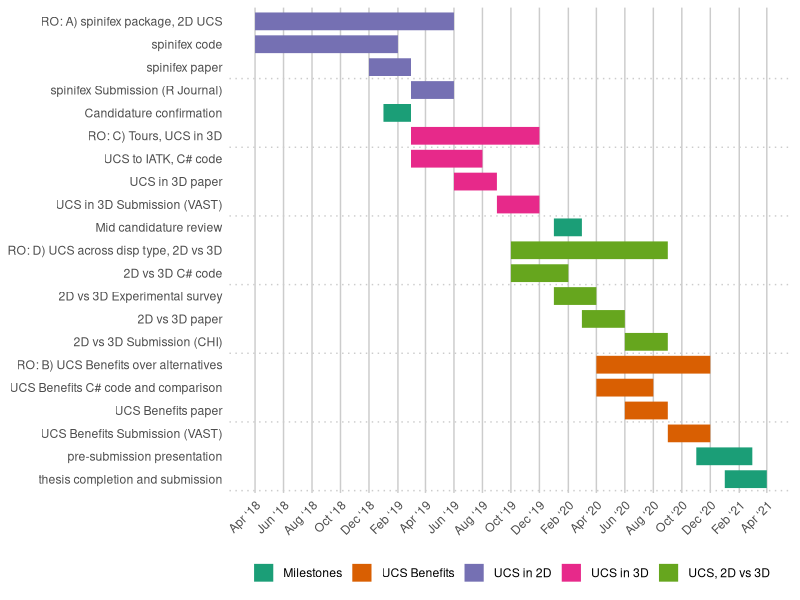

Recreate this plot in R.
## ---- chunk 1
knitr::opts_chunk$set(
  eval      = TRUE,   # R code 
  echo      = FALSE,  # code
  include   = TRUE,   # plots
  #results   = "asis", # text 'markup' 'asis' 'hold' 'hide'
  message   = F, warning = F, error = F, cache = F, cache.lazy = F,
  collapse  = TRUE,
  comment   = "",
  fig.align = "center"
  #fig.show = "hold",
  #strip.white = TRUE,
)
htmlwidgets::sizingPolicy(padding = 0, browser.fill = TRUE)
## ---- chunk 2
#out.extra='angle=90
## working from: https://stats.andrewheiss.com/misc/gantt.html
library(tidyverse)
library(lubridate)
library(scales)

tasks <- tribble(
  ~Start,       ~End,         ~Project,     ~Task,
  "2018-04-01", "2019-06-01", "UCS in 2D",  "RO: A) spinifex package, 2D UCS",
  "2018-04-01", "2019-02-01", "UCS in 2D",  "spinifex code",
  "2018-12-01", "2019-03-01", "UCS in 2D",  "spinifex paper",
  "2019-03-01", "2019-06-01", "UCS in 2D",  "spinifex Submission (R Journal)",
  "2019-01-01", "2019-03-01", "Milestones", "Candidature confirmation",
  
  "2019-03-01", "2019-12-01", "UCS in 3D",  "RO: C) Tours, UCS in 3D",
  "2019-03-01", "2019-08-01", "UCS in 3D",  "UCS to IATK, C# code",
  "2019-06-01", "2019-09-01", "UCS in 3D",  "UCS in 3D paper",
  "2019-09-01", "2019-12-01", "UCS in 3D",  "UCS in 3D Submission (VAST)",
  "2020-01-01", "2020-03-01", "Milestones", "Mid candidature review",
  
  "2019-10-01", "2020-09-01", "UCS, 2D vs 3D", "RO: D) UCS across disp type, 2D vs 3D",
  "2019-10-01", "2020-02-01", "UCS, 2D vs 3D", "2D vs 3D C# code",
  "2020-01-01", "2020-04-01", "UCS, 2D vs 3D", "2D vs 3D Experimental survey",
  "2020-03-01", "2020-06-01", "UCS, 2D vs 3D", "2D vs 3D paper",
  "2020-06-01", "2020-09-01", "UCS, 2D vs 3D", "2D vs 3D Submission (CHI)",
  
  "2020-04-01", "2020-12-01", "UCS Benefits", "RO: B) UCS Benefits over alternatives",
  "2020-04-01", "2020-08-01", "UCS Benefits", "UCS Benefits C# code and comparison",
  "2020-06-01", "2020-09-01", "UCS Benefits", "UCS Benefits paper",
  "2020-09-01", "2020-12-01", "UCS Benefits", "UCS Benefits Submission (VAST)",
  
  "2020-11-01", "2021-03-01", "Milestones", "pre-submission presentation",
  "2021-01-01", "2021-04-01", "Milestones", "thesis completion and submission"
)

# Convert data to long for ggplot
tasks.long <- tasks %>%
  mutate(Start = ymd(Start),
         End = ymd(End)) %>%
  gather(date.type, task.date, -c(Project, Task)) %>%
  #arrange(date.type, task.date) %>%
  mutate(Task = factor(Task, levels=rev(unique(Task)), ordered=T))
# Custom theme for making a clean Gantt chart
theme_gantt <- function(base_size=11) {
  ret <- theme_bw(base_size) %+replace%
    theme(panel.background = element_rect(fill="#ffffff", colour=NA),
          axis.title.x=element_text(vjust=-0.2), axis.title.y=element_text(vjust=1.5),
          title=element_text(vjust=1.2),
          panel.border = element_blank(), axis.line=element_blank(),
          panel.grid.minor=element_blank(),
          panel.grid.major.y = element_blank(),
          panel.grid.major.x = element_line(size=0.5, colour="grey80"),
          axis.ticks=element_blank(),
          legend.position="bottom", 
          axis.title=element_text(size=rel(0.8)),
          strip.text=element_text(size=rel(1)),
          strip.background=element_rect(fill="#ffffff", colour=NA),
          panel.spacing.y=unit(1.5, "lines"),
          legend.key = element_blank())
  
  ret
}

# Calculate where to put the dotted lines that show up every three entries
x.breaks <- seq(length(tasks$Task) + 0.5 - 3, 0, by=-3)

# Build plot
timeline <- ggplot(tasks.long, aes(x=Task, y=task.date, colour=Project)) + 
  geom_line(size=6) + 
  geom_vline(xintercept=x.breaks, colour="grey80", linetype="dotted") + 
  guides(colour=guide_legend(title=NULL)) +
  labs(x=NULL, y=NULL) + coord_flip() +
  scale_y_date(date_breaks="2 months", labels=date_format("%b ‘%y")) +
  theme_gantt() + theme(axis.text.x=element_text(angle=45, hjust=1)) +
  scale_color_brewer(palette = "Dark2")

timeline
